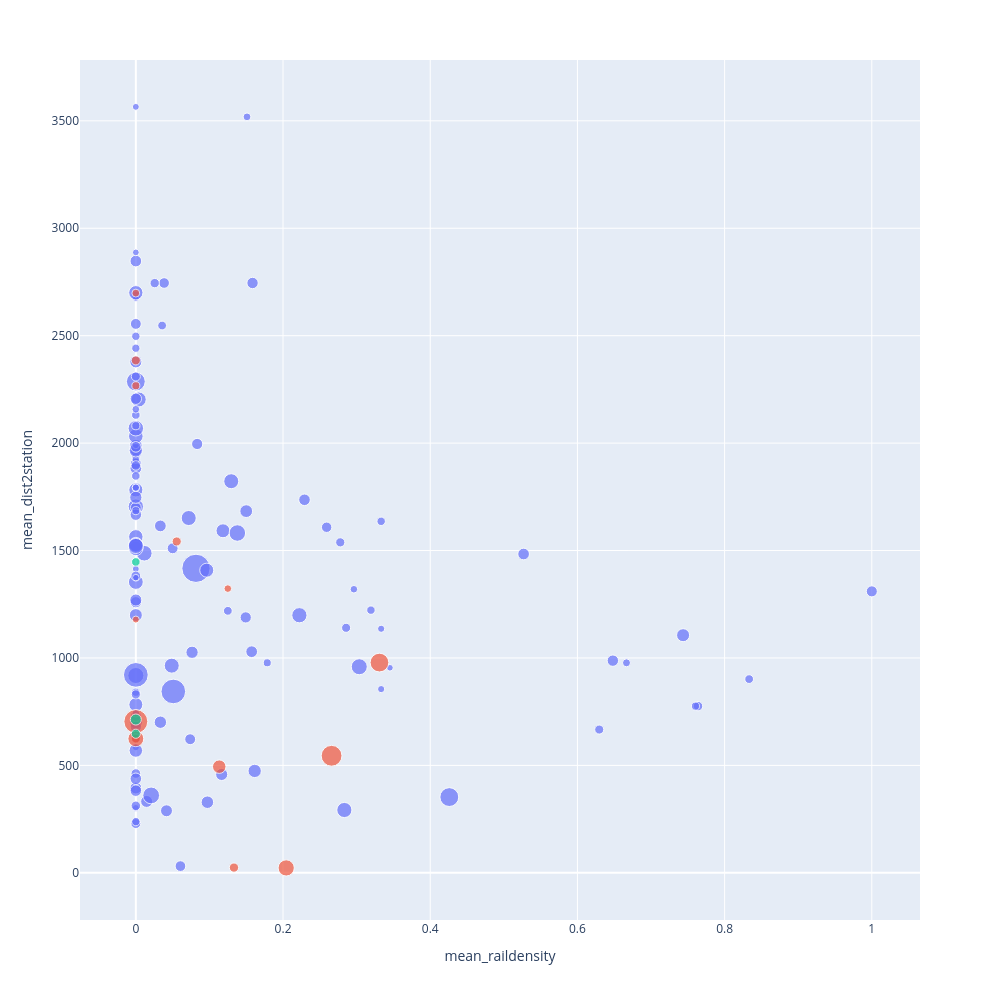

Notebook code for this chart:
### Markdown cell above
# normalized plot with 4 quadrants

### Code cell
# normalized, size = individual, colour = servants

# place_filter = df_high_density["Parish"].str.contains("CAMBERWELL")
place_filter = df_high_density["SubDist"] == "Crewe"

fig = px.scatter(df_high_density[place_filter],
                 x="mean_raildensity",
                 size='geocoded_inds',
                 y="mean_dist2station",
                 color="CBD_perc_discr",
                 hover_data=['streetname','Parish',"RegCnty", "mean_raildensity", "mean_dist2station", "CBD_perc", "perc_hh_servants"],
                 width=1000, height=1000,
                 )
fig.update_layout(showlegend=False)
fig.show()

### Figure 1 — Plotly figure (JSON) as saved in the notebook; plotly's stock layout.template omitted (floating-point values rounded to 4 significant figures; data arrays with more than 128 entries replaced by an {"elided": "..."} marker saying what was removed)
{"data": [{"customdata": {"elided": "127x5 mixed values"}, "hovertemplate": "CBD_perc_discr=low<br>mean_raildensity=%{x}<br>mean_dist2station=%{y}<br>geocoded_inds=%{marker.size}<br>streetname=%{customdata[0]}<br>Parish=%{customdata[1]}<br>RegCnty=%{customdata[2]}<br>CBD_perc=%{customdata[3]}<br>perc_hh_servants=%{customdata[4]}<extra></extra>", "legendgroup": "low", "marker": {"color": "#636efa", "size": [87, 222, 89, 211, 114, 127, 254, 170, 79, 85, 128, 429, 294, 268, 259, 172, 526, 201, 99, 666, 89, 181, 267, 169, 249, 274, 154, 248, 333, 255, 1135, 482, 1145, 129, 172, 334, 364, 242, 166, 122, 663, 373, 97, 434, 155, 283, 133, 144, 236, 274, 255, 133, 364, 456, 411, 390, 382, 371, 89, 180, 396, 430, 222, 120, 481, 143, 119, 83, 108, 158, 305, 251, 219, 1495, 420, 300, 234, 438, 102, 219, 279, 103, 257, 107, 167, 331, 96, 398, 447, 126, 137, 164, 423, 155, 132, 380, 317, 229, 258, 243, 97, 288, 224, 420, 157, 246, 137, 122, 111, 244, 242, 144, 424, 510, 272, 236, 369, 204, 259, 79, 210, 315, 223, 130, 214, 340, 109], "sizemode": "area", "sizeref": 3.737, "symbol": "circle"}, "mode": "markers", "name": "low", "orientation": "v", "showlegend": true, "type": "scatter", "x": [0, 0, 0, 0.03846, 0.151, 0, 0, 0, 0, 0, 0, 0.2833, 0.09722, 0.01471, 0, 0, 0.02083, 0, 0, 0.4259, 0, 0, 0.04167, 0, 0, 0.1167, 0.6296, 0, 0.1615, 0, 0.05093, 0, 0, 0, 0, 0, 0, 0, 0.7639, 0.7604, 0, 0, 0.3333, 0.2222, 0.2857, 0.07639, 0.3194, 0.125, 0, 0, 0.5269, 0.3333, 0.1184, 0.01149, 0, 0, 0, 0, 0, 0, 0, 0, 0.05, 0.1786, 0.3036, 0.8333, 0.6667, 0.3452, 0.2963, 0.2778, 0.15, 0.2292, 0, 0.0817, 0.1296, 0, 0.08333, 0, 0, 0, 0, 0, 0, 0, 0, 0, 0, 0, 0, 0, 0, 0.02564, 0.003876, 0, 0, 0, 0.7436, 1, 0.1574, 0.6481, 0.3333, 0.03333, 0, 0.04878, 0, 0, 0, 0, 0, 0, 0.1586, 0.03571, 0.07184, 0.1379, 0, 0.1493, 0.09635, 0.2593, 0.03333, 0, 0, 0, 0.07384, 0, 0.06061, 0, 0], "xaxis": "x", "y": [1546.0, 2555.0, 3565.0, 2745.0, 3518.0, 1936.0, 2847.0, 2685.0, 2675.0, 2888.0, 2442.0, 292.3, 328.5, 332.2, 394.6, 462.0, 360.1, 648.7, 585.0, 352.5, 301.8, 229.0, 288.7, 311.9, 437.6, 457.8, 666.7, 382.2, 474.2, 1966.0, 844.1, 918.2, 921.3, 840.6, 624.3, 701.1, 782.7, 679.8, 775.7, 775.7, 2287.0, 1782.0, 1136.0, 1199.0, 1140.0, 1026.0, 1223.0, 1219.0, 1259.0, 1270.0, 1484.0, 1636.0, 1592.0, 1487.0, 1354.0, 1564.0, 1509.0, 1528.0, 1414.0, 1381.0, 1525.0, 1521.0, 1510.0, 977.4, 959.0, 901.5, 977.3, 954.2, 1320.0, 1538.0, 1683.0, 1736.0, 1905.0, 1417.0, 1823.0, 1988.0, 1996.0, 1705.0, 1792.0, 1700.0, 1747.0, 1793.0, 1883.0, 1924.0, 1896.0, 1966.0, 1991.0, 2032.0, 2069.0, 2081.0, 2131.0, 2745.0, 2203.0, 2310.0, 2497.0, 2700.0, 1106.0, 1310.0, 1029.0, 987.4, 855.0, 700.9, 730.5, 964.1, 830.5, 1667.0, 1847.0, 1686.0, 2158.0, 2206.0, 2745.0, 2547.0, 1651.0, 1582.0, 2378.0, 1189.0, 1408.0, 1608.0, 1615.0, 1374.0, 1982.0, 1199.0, 621.7, 238.3, 31.17, 569.1, 742.6], "yaxis": "y"}, {"customdata": [["BOLD STREET", "HASLINGTON", "Cheshire", 6.061, 4.167], ["FIELDS ROAD", "HASLINGTON", "Cheshire", 4.545, 0], ["NANTWICH ROAD", "MONKS COPPENHALL", "Cheshire", 6.947, 33.33], ["SOMERVILLE STREET", "MONKS COPPENHALL", "Cheshire", 4.167, 4.762], ["EDLESTON ROAD", "MONKS COPPENHALL", "Cheshire", 5.571, 7.865], ["STALBRIDGE ROAD", "MONKS COPPENHALL", "Cheshire", 5.172, 10.34], ["BROOKLYN STREET", "MONKS COPPENHALL", "Cheshire", 5.473, 6.364], ["GATEFIELD STREET", "MONKS COPPENHALL", "Cheshire", 6.78, 7.692], ["MARKET STREET", "MONKS COPPENHALL", "Cheshire", 4.403, 8.633], ["HEATHFIELD AVENUE", "MONKS COPPENHALL", "Cheshire", 4.412, 29.03], ["BROOM STREET", "MONKS COPPENHALL", "Cheshire", 4.167, 5.263], ["WISTASTON ROAD", "WILLASTON", "Cheshire", 4.301, 4.902], ["PARK ROAD", "WILLASTON", "Cheshire", 7.407, 2.778], ["LONDON ROAD", "WILLASTON", "Cheshire", 4.636, 14.29]], "hovertemplate": "CBD_perc_discr=medium<br>mean_raildensity=%{x}<br>mean_dist2station=%{y}<br>geocoded_inds=%{marker.size}<br>streetname=%{customdata[0]}<br>Parish=%{customdata[1]}<br>RegCnty=%{customdata[2]}<br>CBD_perc=%{customdata[3]}<br>perc_hh_servants=%{customdata[4]}<extra></extra>", "legendgroup": "medium", "marker": {"color": "#EF553B", "size": [120, 115, 1067, 91, 810, 140, 471, 109, 657, 156, 154, 492, 160, 342], "sizemode": "area", "sizeref": 3.737, "symbol": "circle"}, "mode": "markers", "name": "medium", "orientation": "v", "showlegend": true, "type": "scatter", "x": [0, 0, 0, 0, 0.266, 0, 0, 0.125, 0.331, 0.05556, 0, 0.2043, 0.1333, 0.1133], "xaxis": "x", "y": [2267.0, 2698.0, 704.2, 1179.0, 544.7, 624.4, 623.8, 1323.0, 978.5, 1542.0, 2385.0, 22.66, 24.26, 494.0], "yaxis": "y"}, {"customdata": [["DERRINGTON AVENUE", "MONKS COPPENHALL", "Cheshire", 9.091, 0], ["LAWTON STREET", "MONKS COPPENHALL", "Cheshire", 8.247, 3.333], ["HIGHTOWN", "MONKS COPPENHALL", "Cheshire", 7.692, 22.86]], "hovertemplate": "CBD_perc_discr=high<br>mean_raildensity=%{x}<br>mean_dist2station=%{y}<br>geocoded_inds=%{marker.size}<br>streetname=%{customdata[0]}<br>Parish=%{customdata[1]}<br>RegCnty=%{customdata[2]}<br>CBD_perc=%{customdata[3]}<br>perc_hh_servants=%{customdata[4]}<extra></extra>", "legendgroup": "high", "marker": {"color": "#00cc96", "size": [156, 229, 137], "sizemode": "area", "sizeref": 3.737, "symbol": "circle"}, "mode": "markers", "name": "high", "orientation": "v", "showlegend": true, "type": "scatter", "x": [0, 0, 0], "xaxis": "x", "y": [647.1, 713.4, 1447.0], "yaxis": "y"}], "layout": {"height": 1000, "legend": {"itemsizing": "constant", "title": {"text": "CBD_perc_discr"}, "tracegroupgap": 0}, "margin": {"t": 60}, "showlegend": false, "width": 1000, "xaxis": {"anchor": "y", "domain": [0, 1], "title": {"text": "mean_raildensity"}}, "yaxis": {"anchor": "x", "domain": [0, 1], "title": {"text": "mean_dist2station"}}}}
